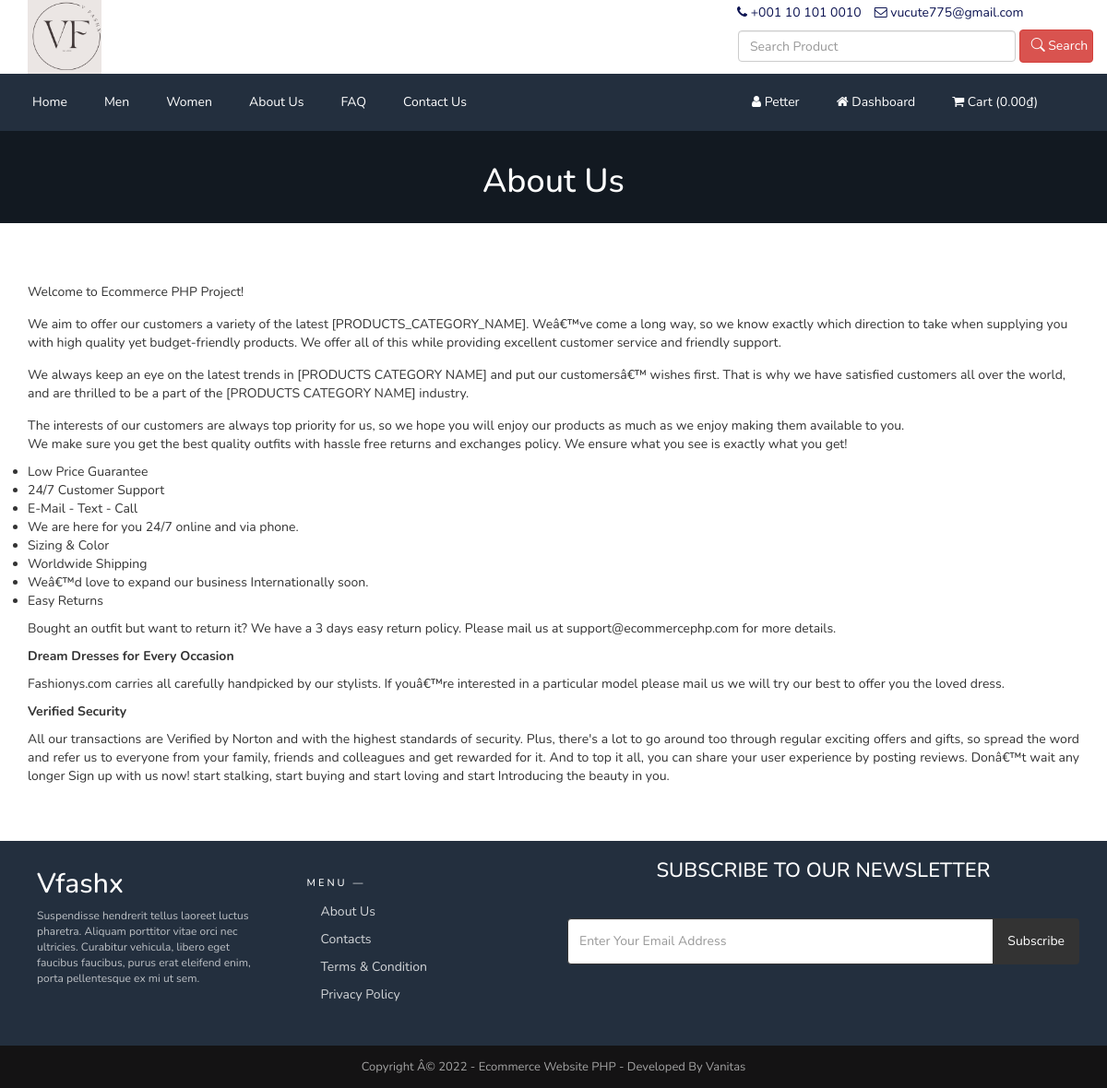
Page /vfashx/about.php (signed in) on the committed database.
### tables this page shows
CREATE TABLE `tbl_settings` (
  `id` int(11) NOT NULL,
  `logo` varchar(255) NOT NULL,
  `favicon` varchar(255) NOT NULL,
  `footer_about` text NOT NULL,
  `footer_copyright` text NOT NULL,
  `contact_address` text NOT NULL,
  `contact_email` varchar(255) NOT NULL,
  `contact_phone` varchar(255) NOT NULL,
  `contact_fax` varchar(255) NOT NULL,
  `contact_map_iframe` text NOT NULL,
  `receive_email` varchar(255) NOT NULL,
  `receive_email_subject` varchar(255) NOT NULL,
  `receive_email_thank_you_message` text NOT NULL,
  `forget_password_message` text NOT NULL,
  `total_recent_post_footer` int(10) NOT NULL,
  `total_popular_post_footer` int(10) NOT NULL,
  `total_recent_post_sidebar` int(11) NOT NULL,
  `total_popular_post_sidebar` int(11) NOT NULL,
  `total_featured_product_home` int(11) NOT NULL,
  `total_latest_product_home` int(11) NOT NULL,
  `total_popular_product_home` int(11) NOT NULL,
  `meta_title_home` text NOT NULL,
  `meta_keyword_home` text NOT NULL,
  `meta_description_home` text NOT NULL,
  `banner_login` varchar(255) NOT NULL,
  `banner_registration` varchar(255) NOT NULL,
  `banner_forget_password` varchar(255) NOT NULL,
  `banner_reset_password` varchar(255) NOT NULL,
  `banner_search` varchar(255) NOT NULL,
  `banner_cart` varchar(255) NOT NULL,
  `banner_checkout` varchar(255) NOT NULL,
  `banner_product_category` varchar(255) NOT NULL,
  `banner_blog` varchar(255) NOT NULL,
  `cta_title` varchar(255) NOT NULL,
  `cta_content` text NOT NULL,
  `cta_read_more_text` varchar(255) NOT NULL,
  `cta_read_more_url` varchar(255) NOT NULL,
  `cta_photo` varchar(255) NOT NULL,
  `featured_product_title` varchar(255) NOT NULL,
  `featured_product_subtitle` varchar(255) NOT NULL,
  `latest_product_title` varchar(255) NOT NULL,
  `latest_product_subtitle` varchar(255) NOT NULL,
  `popular_product_title` varchar(255) NOT NULL,
  `popular_product_subtitle` varchar(255) NOT NULL,
  `testimonial_title` varchar(255) NOT NULL,
  `testimonial_subtitle` varchar(255) NOT NULL,
  `testimonial_photo` varchar(255) NOT NULL,
  `blog_title` varchar(255) NOT NULL,
  `blog_subtitle` varchar(255) NOT NULL,
  `newsletter_text` text NOT NULL,
  `paypal_email` varchar(255) NOT NULL,
  `stripe_public_key` varchar(255) NOT NULL,
  `stripe_secret_key` varchar(255) NOT NULL,
  `bank_detail` text NOT NULL,
  `before_head` text NOT NULL,
  `after_body` text NOT NULL,
  `before_body` text NOT NULL,
  `home_service_on_off` int(11) NOT NULL,
  `home_welcome_on_off` int(11) NOT NULL,
  `home_featured_product_on_off` int(11) NOT NULL,
  `home_latest_product_on_off` int(11) NOT NULL,
  `home_popular_product_on_off` int(11) NOT NULL,
  `home_testimonial_on_off` int(11) NOT NULL,
  `home_blog_on_off` int(11) NOT NULL,
  `newsletter_on_off` int(11) NOT NULL,
  `ads_above_welcome_on_off` int(1) NOT NULL,
  `ads_above_featured_product_on_off` int(1) NOT NULL,
  `ads_above_latest_product_on_off` int(1) NOT NULL,
  `ads_above_popular_product_on_off` int(1) NOT NULL,
  `ads_above_testimonial_on_off` int(1) NOT NULL,
  `ads_category_sidebar_on_off` int(1) NOT NULL
);

CREATE TABLE `tbl_top_category` (
  `tcat_id` int(11) NOT NULL,
  `tcat_name` varchar(255) NOT NULL,
  `show_on_menu` int(1) NOT NULL
);

CREATE TABLE `tbl_page` (
  `id` int(11) NOT NULL,
  `about_title` varchar(255) NOT NULL,
  `about_content` text NOT NULL,
  `about_banner` varchar(255) NOT NULL,
  `about_meta_title` varchar(255) NOT NULL,
  `about_meta_keyword` text NOT NULL,
  `about_meta_description` text NOT NULL,
  `faq_title` varchar(255) NOT NULL,
  `faq_banner` varchar(255) NOT NULL,
  `faq_meta_title` varchar(255) NOT NULL,
  `faq_meta_keyword` text NOT NULL,
  `faq_meta_description` text NOT NULL,
  `blog_title` varchar(255) NOT NULL,
  `blog_banner` varchar(255) NOT NULL,
  `blog_meta_title` varchar(255) NOT NULL,
  `blog_meta_keyword` text NOT NULL,
  `blog_meta_description` text NOT NULL,
  `contact_title` varchar(255) NOT NULL,
  `contact_banner` varchar(255) NOT NULL,
  `contact_meta_title` varchar(255) NOT NULL,
  `contact_meta_keyword` text NOT NULL,
  `contact_meta_description` text NOT NULL,
  `pgallery_title` varchar(255) NOT NULL,
  `pgallery_banner` varchar(255) NOT NULL,
  `pgallery_meta_title` varchar(255) NOT NULL,
  `pgallery_meta_keyword` text NOT NULL,
  `pgallery_meta_description` text NOT NULL,
  `vgallery_title` varchar(255) NOT NULL,
  `vgallery_banner` varchar(255) NOT NULL,
  `vgallery_meta_title` varchar(255) NOT NULL,
  `vgallery_meta_keyword` text NOT NULL,
  `vgallery_meta_description` text NOT NULL
);

### vfashx/about.php (the view)
<?php require_once('header.php'); ?>
<?php
$statement = $pdo->prepare("SELECT * FROM tbl_page WHERE id=1");
$statement->execute();
$result = $statement->fetchAll(PDO::FETCH_ASSOC);
foreach ($result as $row) {
    $about_title = $row['about_title'];
    $about_content = $row['about_content'];
    $about_banner = $row['about_banner'];
}
?>
<div class="page-banner" style="background-image: url(assets/uploads/<?php echo $about_banner; ?>);">
    <div class="inner">
        <h1><?php echo $about_title; ?></h1>
    </div>
</div>
<div class="page">
    <div class="container">
        <div class="row">
            <div class="col-md-12">
                <p>
                    <?php echo $about_content; ?>
                </p>
            </div>
        </div>
    </div>
</div>
<?php require_once('footer.php'); ?>

### vfashx/header.php (shortened to what this page needs)
<?php
include("admin/inc/config.php");
$statement = $pdo->prepare("SELECT * FROM tbl_settings WHERE id=1");
$statement->execute();
$result = $statement->fetchAll(PDO::FETCH_ASSOC);
foreach ($result as $row) {
	$logo = $row['logo'];
	$contact_email = $row['contact_email'];
	$contact_phone = $row['contact_phone'];
}
?>
<!DOCTYPE html>
<html lang="en">
<head>
	<link rel="stylesheet" href="assets/css/custom.css">
	<link rel="stylesheet" href="assets/css/bootstrap.min.css">
	<link rel="stylesheet" href="assets/css/font-awesome.min.css">
	<link rel="stylesheet" href="assets/css/owl.carousel.min.css">
	<link rel="stylesheet" href="assets/css/owl.theme.default.min.css">
	<link rel="stylesheet" href="assets/css/jquery.bxslider.min.css">
	<link rel="stylesheet" href="assets/css/magnific-popup.css">
	<link rel="stylesheet" href="assets/css/rating.css">
	<link rel="stylesheet" href="assets/css/spacing.css">
	<link rel="stylesheet" href="assets/css/bootstrap-touch-slider.css">
	<link rel="stylesheet" href="assets/css/animate.min.css">
	<link rel="stylesheet" href="assets/css/tree-menu.css">
	<link rel="stylesheet" href="assets/css/select2.min.css">
	<link rel="stylesheet" href="assets/css/main.css">
	<link rel="stylesheet" href="assets/css/responsive.css">
	<link rel="stylesheet" href="https://cdn.jsdelivr.net/npm/bootstrap-icons@1.10.3/font/bootstrap-icons.css">
	<?php
	$statement = $pdo->prepare("SELECT * FROM tbl_page WHERE id=1");
	$statement->execute();
	$result = $statement->fetchAll(PDO::FETCH_ASSOC);
	?>
</head>
<body>
	<div class="header">
		<div class="container">
			<div class="row inner">
				<div class="col-md-8 logo">
					<div class="left"><a href="index.php"><img src="assets/uploads/<?php echo $logo; ?>" alt="logo image"></a></div>
				</div>
				<div class="col-md-4 search-area">
					<div class="row">
						<div class="right">
							<ul>
								<li><i class="fa fa-phone"></i> <?php echo $contact_phone; ?></li>
								<li><i class="fa fa-envelope-o"></i> <?php echo $contact_email; ?></li>
							</ul>
						</div>
						<form class="navbar-form navbar-left" role="search" action="search-result.php" method="get">
							<div class="form-group">
								<input type="text" class="form-control search-top" placeholder="<?php echo LANG_VALUE_2; ?>" name="search_text">
							</div>
							<button type="submit" class="btn btn-danger"><i class="bi bi-search"></i> <?php echo LANG_VALUE_3; ?></button>
						</form>
					</div>
				</div>
			</div>
		</div>
	</div>
	<div class="nav">
		<div class="container">
			<div class="row">
				<div class="col-md-8 pl_0 pr_0">
					<div class="menu-container">
						<div class="menu">
							<ul>
								<li><a href="index.php">Home</a></li>
								<?php
								$statement = $pdo->prepare("SELECT * FROM tbl_top_category WHERE show_on_menu=1");
								$statement->execute();
								$result = $statement->fetchAll(PDO::FETCH_ASSOC);
								foreach ($result as $row) {
								?>
									<li><a href="product-category.php?id=<?php echo $row['tcat_id']; ?>&type=top-category"><?php echo $row['tcat_name']; ?></a>
									</li>
								<?php
								}
								?>
								<?php
								$statement = $pdo->prepare("SELECT * FROM tbl_page WHERE id=1");
								$statement->execute();
								$result = $statement->fetchAll(PDO::FETCH_ASSOC);
								foreach ($result as $row) {
									$about_title = $row['about_title'];
									$faq_title = $row['faq_title'];
									$contact_title = $row['contact_title'];
								}
								?>
								<li><a href="about.php"><?php echo $about_title; ?></a></li>
								<li><a href="faq.php"><?php echo $faq_title; ?></a></li>
								<li><a href="contact.php"><?php echo $contact_title; ?></a></li>
							</ul>
						</div>
					</div>
				</div>
				<div class="col-md-4 pl_0 pr_0">
					<div class="menu-container">
						<div class="menu">
							<ul>
								<?php
								if (isset($_SESSION['customer'])) {
								?>
									<li><a><i class="fa fa-user"></i> <?php echo $_SESSION['customer']['cust_name']; ?></a></li>
									<li><a href="dashboard.php"><i class="fa fa-home"></i> <?php echo LANG_VALUE_89; ?></a></li>
								<?php
								} else {
								?>
									<li><a href="login.php"><i class="fa fa-sign-in"></i> <?php echo LANG_VALUE_9; ?></a></li>
									<li><a href="registration.php"><i class="fa fa-user-plus"></i> <?php echo LANG_VALUE_15; ?></a></li>
								<?php
								}
								?>
								<li><a href="cart.php"><i class="fa fa-shopping-cart"></i> <?php echo LANG_VALUE_18; ?> (<?php
																																																					if (isset($_SESSION['cart_p_id'])) {
																																																						$table_total_price = 0;
																																																						$i = 0;
																																																						foreach ($_SESSION['cart_p_qty'] as $key => $value) {
																																																							$i++;
																																																							$arr_cart_p_qty[$i] = $value;
																																																						}
																																																						$i = 0;
																																																						foreach ($_SESSION['cart_p_current_price'] as $key => $value) {
																																																							$i++;
																																																							$arr_cart_p_current_price[$i] = $value;
																																																						}
																																																						for ($i = 1; $i <= count($arr_cart_p_qty); $i++) {
																																																							$row_total_price = $arr_cart_p_current_price[$i] * $arr_cart_p_qty[$i];
																																																							$table_total_price = $table_total_price + $row_total_price;
																																																						}
																																																						echo curformat($table_total_price);
																																																					} else {
																																																						echo '0.00';
																																																					}
																																																					?><?php echo LANG_VALUE_164; ?>)</a></li>
							</ul>
						</div>
					</div>
				</div>
			</div>
		</div>
	</div>

### vfashx/footer.php (shortened to what this page needs)
<?php
$statement = $pdo->prepare("SELECT * FROM tbl_settings WHERE id=1");
$statement->execute();
$result = $statement->fetchAll(PDO::FETCH_ASSOC);
foreach ($result as $row) {
	$footer_copyright = $row['footer_copyright'];
	$newsletter_on_off = $row['newsletter_on_off'];
}
?>
<?php if ($newsletter_on_off == 1) : ?>
	<section class="home-newsletter">
		<div class="container">
			<div class="row">
				<footer class="col-md-6 footer-bs">
					<div class="row">
						<div class="col-md-6 footer-brand animated fadeInLeft">
							<h2>Vfashx</h2>
							<p>Suspendisse hendrerit tellus laoreet luctus pharetra. Aliquam porttitor vitae orci nec ultricies.
								Curabitur vehicula, libero eget faucibus faucibus, purus erat eleifend enim, porta pellentesque ex mi ut
								sem.</p>
						</div>
						<div class="col-md-6 footer-nav animated fadeInUp">
							<h4>Menu —</h4>
							<div class="col-md-12">
								<ul class="list">
									<li><a style="text-decoration: none;" href="#">About Us</a></li>
									<li><a style="text-decoration: none;" href="#">Contacts</a></li>
									<li><a style="text-decoration: none;" href="#">Terms & Condition</a></li>
									<li><a style="text-decoration: none;" href="#">Privacy Policy</a></li>
								</ul>
							</div>
						</div>
					</div>
				</footer>
				<div class="col-md-6 ">
					<div class="single">
						<form action="" method="post">
							<h2><?php echo LANG_VALUE_93; ?></h2>
							<div class="input-group">
								<input type="email" class="form-control" placeholder="<?php echo LANG_VALUE_95; ?>" name="email_subscribe">
								<span class="input-group-btn">
									<button class="btn btn-theme" type="submit" name="form_subscribe"><?php echo LANG_VALUE_92; ?></button>
								</span>
							</div>
					</div>
				</div>
			</div>
		</div>
	</section>
<?php endif; ?>
<div class="footer-bottom">
	<div class="container">
		<div class="row">
			<div class="col-md-12 copyright">
				<?php echo $footer_copyright; ?>
			</div>
		</div>
	</div>
</div>
</body>
</html>

### rows in the picture
tbl_settings: logo (picture), contact_phone "+001 10 101 0010", contact_email "vucute775@gmail.com", footer_copyright "Copyright Â© 2022 - Ecommerce Website PHP - Developed By Vanitas"
tbl_top_category: tcat_name "Men"
tbl_top_category: tcat_name "Women"
tbl_page: about_title "About Us", faq_title "FAQ", contact_title "Contact Us", about_banner (picture), about_content "Welcome to Ecommerce PHP Project! We aim to offer our customers a variety of the latest [PRODUCTS_CATEGORY_NAME]. Weâ€™ve come a long way, so we know exactly which direction to take when supplying you with high quality yet budget-friendly products. We offer all of this while providing excellent customer service and friendly support. We always keep an eye on the latest trends in [PRODUCTS CATEGORY NAME] and put our customersâ€™ wishes first. That is why we have satisfied customers all over the world, and are thrilled to be a part of the [PRODUCTS CATEGORY NAME] industry. The interests of our customers are always top priority for us, so we hope you will enjoy our products as much as we enjoy…"

### other values in the picture
LANG_VALUE_3 "Search"
$_SESSION['customer']['cust_name'] "Petter"
LANG_VALUE_89 "Dashboard"
LANG_VALUE_18 "Cart"
LANG_VALUE_164 "₫"
LANG_VALUE_93 "SUBSCRIBE TO OUR NEWSLETTER"
LANG_VALUE_92 "Subscribe"
